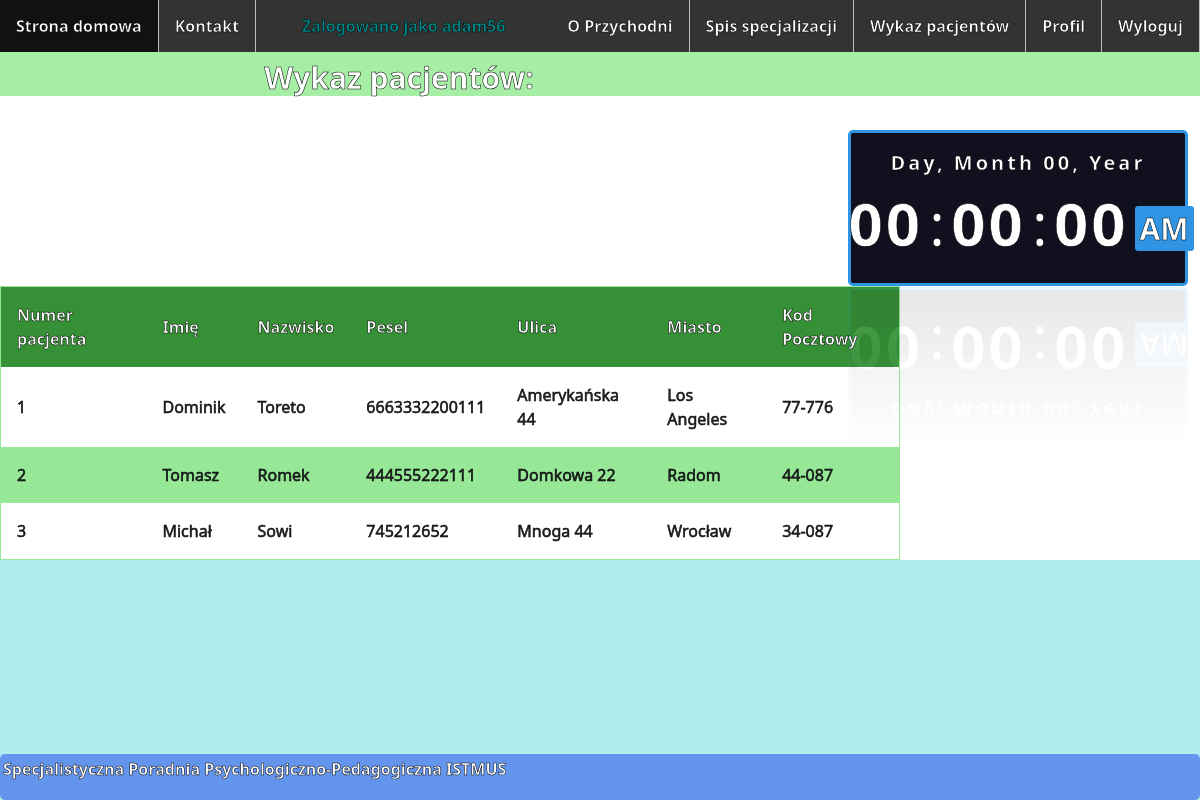
The page /wykazPacjentow/ (signed in) on the database as committed earlier.
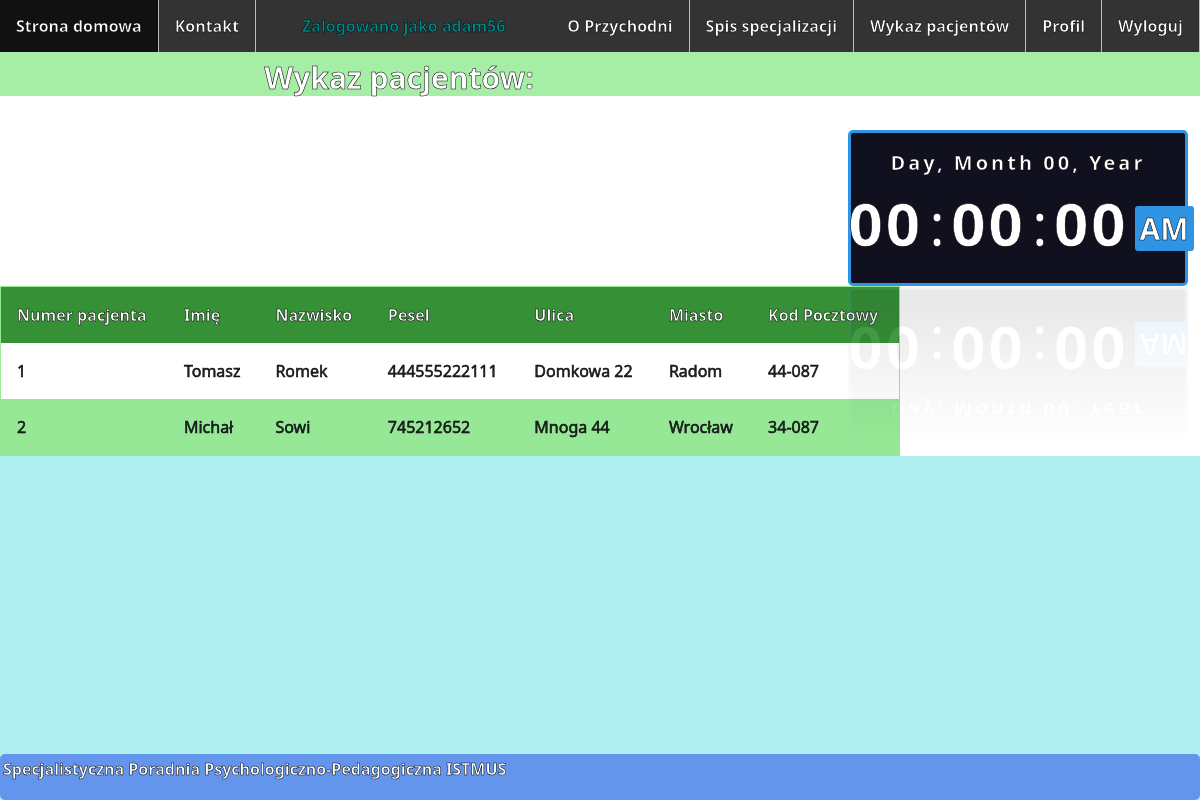
The same page on the database as committed later.
### Przychodnia/models.py (models this page shows, shortened)
class Customer(models.Model):
    user = models.OneToOneField(User, null=True, blank=True, on_delete=models.CASCADE)
    USER_TYPES = (('ADM', 'Administrator'), ('DOC', 'Lekarz'), ('PAT', 'Pacjent'))
    userType = models.CharField(max_length=3, choices=USER_TYPES, default='PAT')
    pesel = models.IntegerField(unique=True)
    name = models.CharField(max_length=20)
    surname = models.CharField(max_length=40)
    telephoneNumber = models.IntegerField(blank=True)
    street = models.CharField(max_length=40)
    city = models.CharField(max_length=40)
    zipCode = models.CharField(max_length=6)

### Przychodnia/views.py (the view)
# urls.py: path('wykazPacjentow/', views.patientsList, name='patientsList'),
@login_required
def patientsList(request):
    reqUserType = get_object_or_404(Customer, user=request.user, userType='DOC')
    if reqUserType:
        patients = Customer.objects.filter(userType='PAT')
        return render(request, 'patientsList.html',
                      {'patients': patients})

### templates/patientsList.html (shortened to what this page needs)
{% extends 'base.html' %}
{% load bootstrap %}
{% block content %}
    <h1 id="nagłówek">Wykaz pacjentów:</h1>
    <table>
        <tr>
            <th>Numer pacjenta</th>
            <th>Imię</th>
            <th>Nazwisko</th>
            <th>Pesel</th>
            <th>Ulica</th>
            <th>Miasto</th>
            <th>Kod Pocztowy</th>
        </tr>
        {% for patient in patients %}
            <tr>
                <td>{{ forloop.counter }}</td>
                <td>{{ patient.name }}</td>
                <td>{{ patient.surname }}</td>
                <td>{{ patient.pesel }}</td>
                <td>{{ patient.street }}</td>
                <td>{{ patient.city }}</td>
                <td>{{ patient.zipCode }}</td>
            </tr>
        {% endfor %}
    </table>
{% endblock content %}

Rows that differ between the two databases and show on the page:
no longer on this page (row edited): Customer: name "Dominik", surname "Toreto", pesel "6663332200111", street "Amerykańska 44", city "Los Angeles", zipCode "77-776"
